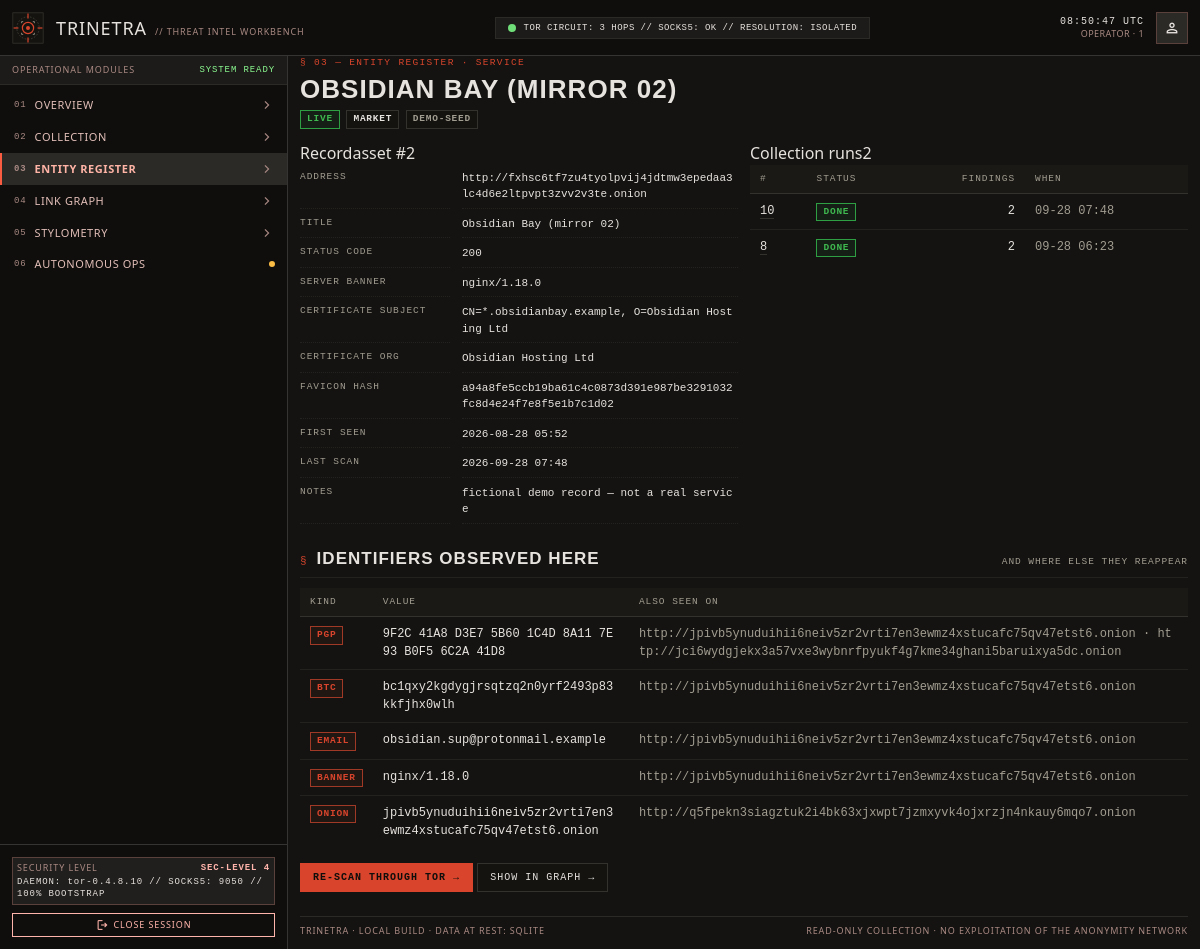
The page /intel/asset/2 (signed in) on the database its author committed.
### models.py (models this page shows, shortened)
class Asset(db.Model):
    __tablename__ = "assets"
    id = db.Column(db.Integer, primary_key=True)
    url = db.Column(db.String(512), unique=True, nullable=False, index=True)
    label = db.Column(db.String(160), default="")
    category = db.Column(db.String(40), default="unknown")  # market|forum|leak|blog|index|unknown
    kind = db.Column(db.String(20), default="onion")        # onion|clearnet
    title = db.Column(db.String(255), default="")
    alive = db.Column(db.Boolean, default=None)
    status_code = db.Column(db.Integer, nullable=True)
    server_banner = db.Column(db.String(255), default="")
    cert_subject = db.Column(db.String(255), default="")
    cert_org = db.Column(db.String(255), default="")
    favicon_hash = db.Column(db.String(64), default="")
    fingerprint = db.Column(db.String(255), default="")
    source = db.Column(db.String(60), default="manual")
    notes = db.Column(db.Text, default="")
    first_seen = db.Column(db.DateTime, default=utcnow)
    last_scan = db.Column(db.DateTime, nullable=True)

class Scan(db.Model):
    __tablename__ = "scans"
    id = db.Column(db.Integer, primary_key=True)
    asset_id = db.Column(db.Integer, db.ForeignKey("assets.id"), nullable=True)
    target = db.Column(db.String(512), nullable=False)
    route = db.Column(db.String(12), default="tor")  # tor|direct
    status = db.Column(db.String(20), default="queued")  # queued|running|done|failed
    started_by = db.Column(db.String(60), default="admin")
    checks_total = db.Column(db.Integer, default=0)
    checks_done = db.Column(db.Integer, default=0)
    findings_total = db.Column(db.Integer, default=0)
    error = db.Column(db.Text, default="")
    started_at = db.Column(db.DateTime, default=utcnow)
    finished_at = db.Column(db.DateTime, nullable=True)
    asset = db.relationship("Asset", backref="scans")

class Identifier(db.Model):
    __tablename__ = "identifiers"
    id = db.Column(db.Integer, primary_key=True)
    kind = db.Column(db.String(30), index=True)  # pgp|btc|xmr|eth|email|handle|telegram|onion|domain|banner
    value = db.Column(db.String(512))
    norm = db.Column(db.String(512), index=True)
    first_seen = db.Column(db.DateTime, default=utcnow)
    last_seen = db.Column(db.DateTime, default=utcnow, index=True)
    __table_args__ = (db.UniqueConstraint("kind", "norm", name="uq_ident"),)

### routes/intel.py (the view)
@intel_bp.route("/asset/<int:asset_id>")
def asset(asset_id):
    a = Asset.query.get_or_404(asset_id)
    mentions = Mention.query.filter_by(asset_id=a.id).all()
    scans = Scan.query.filter_by(asset_id=a.id).order_by(Scan.id.desc()).all()
    ident_rows = []
    for m in mentions:
        others = [x for x in m.identifier.mentions if x.asset_id != a.id]
        ident_rows.append((m.identifier, [o.asset for o in others if o.asset]))
    return render_template("asset.html", asset=a, ident_rows=ident_rows, scans=scans)

### templates/asset.html (shortened to what this page needs)
{% extends "base.html" %}
{% block content %}
<div class="masthead">
  <div>
    <div class="eyebrow">§ 03 — entity register · service</div>
    <h2 style="word-break:break-all">{{ asset.title or asset.label or asset.url }}</h2>
  </div>
  <div class="meta">
    {% if asset.alive is none %}<span class="tag info">unscanned</span>
    {% elif asset.alive %}<span class="tag ok">live</span>
    {% else %}<span class="tag high">dark</span>{% endif %}
    <span class="tag dark">{{ asset.category }}</span>
    <span class="tag info">{{ asset.source }}</span>
  </div>
</div>
<div class="grid g2">
  <div class="panel">
    <header><span class="t">Record</span><span class="r">asset #{{ asset.id }}</span></header>
    <div class="body">
      <div class="kv">
        <div>address</div><div class="mono wrap">{{ asset.url }}</div>
        <div>title</div><div>{{ asset.title or '—' }}</div>
        <div>status code</div><div>{{ asset.status_code or '—' }}</div>
        <div>server banner</div><div class="mono">{{ asset.server_banner or '—' }}</div>
        <div>certificate subject</div><div class="mono wrap">{{ asset.cert_subject or '—' }}</div>
        <div>certificate org</div><div class="mono">{{ asset.cert_org or '—' }}</div>
        <div>favicon hash</div><div class="mono wrap">{{ asset.favicon_hash or '—' }}</div>
        <div>first seen</div><div>{{ asset.first_seen.strftime('%Y-%m-%d %H:%M') }}</div>
        <div>last scan</div><div>{{ asset.last_scan.strftime('%Y-%m-%d %H:%M') if asset.last_scan else 'never' }}</div>
        <div>notes</div><div>{{ asset.notes or '—' }}</div>
      </div>
    </div>
  </div>
  <div class="panel">
    <header><span class="t">Collection runs</span><span class="r">{{ scans | length }}</span></header>
    <div class="body tight">
      <table>
        <thead><tr><th>#</th><th>status</th><th class="num">findings</th><th>when</th></tr></thead>
        <tbody>
        {% for s in scans %}
          <tr>
            <td><a href="{{ url_for('scans.detail', scan_id=s.id) }}">{{ s.id }}</a></td>
            <td><span class="tag {{ 'ok' if s.status == 'done' else 'medium' }}">{{ s.status }}</span></td>
            <td class="num">{{ s.findings_total }}</td>
            <td class="dim">{{ s.started_at.strftime('%m-%d %H:%M') }}</td>
          </tr>
        {% else %}
          <tr><td colspan="4" class="empty">no runs against this service</td></tr>
        {% endfor %}
        </tbody>
      </table>
    </div>
  </div>
</div>
<div class="section-head"><span class="sn">§</span><h3>Identifiers observed here</h3>
  <span class="sh">and where else they reappear</span></div>
<div class="panel"><div class="body tight">
  <table>
    <thead><tr><th>kind</th><th>value</th><th>also seen on</th></tr></thead>
    <tbody>
    {% for ident, others in ident_rows %}
      <tr>
        <td><span class="tag {{ 'high' if others | length else 'blue' }}">{{ ident.kind }}</span></td>
        <td class="mono wrap">{{ ident.value[:120] }}</td>
        <td class="dim wrap">
          {% if others %}
            {% for a in others[:4] %}{{ a.url }}{% if not loop.last %} · {% endif %}{% endfor %}
          {% else %}unique to this service{% endif %}
        </td>
      </tr>
    {% else %}
      <tr><td colspan="3" class="empty">no identifiers extracted for this service</td></tr>
    {% endfor %}
    </tbody>
  </table>
</div></div>
<div style="margin-top:14px">
  <form method="post" action="{{ url_for('scans.start') }}" style="display:inline">
    <button class="btn solid" type="submit">Re-scan through Tor →</button>
  </form>
  <a class="btn" href="{{ url_for('graph.page') }}">show in graph →</a>
</div>
{% endblock %}

### static/css/trinetra.css (style rules this page uses)
:root { --surface: #141311; --surface-low: #1d1b19; --surface-high: #2b2a27; --hairline: #34322c; --hairline-soft: #23221e; --ink: #e6e2de; --muted: #a29d91; --accent: #d8452c; --ok: #3fb950; --warn: #d29922; --blue: #7ea6c9; --low: #6f7b86; }
html, body { height: 100%; }
body { margin: 0; overscroll-behavior: none; }
table { width: 100%; border-collapse: collapse; font-family: 'JetBrains Mono', monospace; font-size: 12px; }
thead th { background: #1a1915; color: var(--muted); font-size: 9.5px; font-weight: 500; letter-spacing: .1em; text-transform: uppercase; text-align: left; padding: 7px 10px; border-bottom: 1px solid var(--hairline); white-space: nowrap; }
tbody td { padding: 8px 10px; color: var(--ink); border-bottom: 1px solid var(--hairline-soft); vertical-align: top; }
tbody tr:last-child td { border-bottom: none; }
td.num, th.num { text-align: right; font-variant-numeric: tabular-nums; }
td.wrap { word-break: break-all; }
td a, th a { color: var(--ink); text-decoration: none; border-bottom: 1px solid var(--hairline); }
.tag { display: inline-block; padding: 1px 6px; font-family: 'JetBrains Mono', monospace; font-size: 9.5px; font-weight: 600; letter-spacing: .08em; text-transform: uppercase; border: 1px solid var(--hairline); color: var(--muted); background: #141310; white-space: nowrap; }
.tag.high { color: var(--accent); border-color: #a03a26; background: rgba(216,69,44,.06); }
.tag.info { color: var(--muted); border-color: var(--hairline); }
.tag.ok { color: var(--ok); border-color: #2ea043; background: rgba(46,160,67,.08); }
.tag.dark { color: var(--ink); border-color: var(--hairline); }
.btn { display: inline-flex; align-items: center; gap: 6px; padding: 6px 12px; border: 1px solid var(--hairline); background: #141310; color: var(--ink); font-family: 'JetBrains Mono', monospace; font-size: 10px; font-weight: 500; letter-spacing: .1em; text-transform: uppercase; text-decoration: none; cursor: pointer; transition: background .12s, border-color .12s, color .12s; }
.btn.solid { background: var(--accent); border-color: var(--accent); color: #0e0d0b; font-weight: 700; }
.masthead { margin-bottom: 12px; }
.eyebrow { font-family: 'JetBrains Mono', monospace; font-size: 9.5px; letter-spacing: .14em; text-transform: uppercase; color: var(--accent); margin-bottom: 4px; }
.masthead h2 { margin: 0; font-family: 'Barlow Condensed', sans-serif; font-size: 26px; line-height: 30px; font-weight: 700; letter-spacing: .04em; text-transform: uppercase; color: var(--ink); }
.masthead .meta { font-family: 'JetBrains Mono', monospace; font-size: 10px; letter-spacing: .06em; color: var(--muted); text-transform: uppercase; margin-top: 6px; }
.section-head { display: flex; align-items: baseline; gap: 10px; margin: 22px 0 10px; padding-bottom: 6px; border-bottom: 1px solid var(--hairline-soft); }
.section-head .sn { color: var(--accent); font-family: 'JetBrains Mono', monospace; font-size: 11px; }
.section-head h3 { margin: 0; font-family: 'Barlow Condensed', sans-serif; font-size: 17px; font-weight: 600; letter-spacing: .06em; text-transform: uppercase; color: var(--ink); }
.section-head .sh { margin-left: auto; font-family: 'JetBrains Mono', monospace; font-size: 9.5px; letter-spacing: .1em; text-transform: uppercase; color: var(--muted); }
.grid { display: grid; gap: 12px; }
.g2 { grid-template-columns: repeat(2, minmax(0, 1fr)); }
.kv { display: grid; grid-template-columns: 150px 1fr; gap: 2px 12px; font-family: 'JetBrains Mono', monospace; font-size: 11px; }
.dim { color: var(--muted); }
.mono { font-family: 'JetBrains Mono', monospace; }
.wrap { word-break: break-all; }
.kv > div:nth-child(odd) { color: var(--muted); font-size: 9.5px; letter-spacing: .1em; text-transform: uppercase; padding: 5px 0; border-bottom: 1px dotted var(--hairline-soft); }
.kv > div:nth-child(even) { color: var(--ink); padding: 5px 0; border-bottom: 1px dotted var(--hairline-soft); word-break: break-all; }

### rows shown on the page
Asset: title "OBSIDIAN BAY (MIRROR 02)", category "MARKET", source "DEMO-SEED", id "2", url "http://fxhsc6tf7zu4tyolpvij4jdtmw3epedaa3lc4d6e2ltpvpt3zvv2v3te.onion", title "Obsidian Bay (mirror 02)", status_code "200", server_banner "nginx/1.18.0", cert_subject "CN=*.obsidianbay.example, O=Obsidian Hosting Ltd", cert_org "Obsidian Hosting Ltd", favicon_hash "a94a8fe5ccb19ba61c4c0873d391e987be3291032fc8d4e24f7e8f5e1b7c1d02", first_seen "2026-08-28 05:52", last_scan "2026-09-28 07:48", notes "fictional demo record — not a real service"
Scan: id "10", status "DONE", findings_total "2", started_at "09-28 07:48"
Scan: id "8", status "DONE", findings_total "2", started_at "09-28 06:23"
Identifier: kind "PGP", value "9F2C 41A8 D3E7 5B60 1C4D 8A11 7E93 B0F5 6C2A 41D8"
Asset: url "http://jpivb5ynuduihii6neiv5zr2vrti7en3ewmz4xstucafc75qv47etst6.onion"
Asset: url "http://jci6wydgjekx3a57vxe3wybnrfpyukf4g7kme34ghani5baruixya5dc.onion"
Identifier: kind "BTC", value "bc1qxy2kgdygjrsqtzq2n0yrf2493p83kkfjhx0wlh"
Identifier: kind "EMAIL", value "obsidian.sup@protonmail.example"
Identifier: kind "BANNER", value "nginx/1.18.0"
Identifier: kind "ONION", value "jpivb5ynuduihii6neiv5zr2vrti7en3ewmz4xstucafc75qv47etst6.onion"
Asset: url "http://q5fpekn3siagztuk2i4bk63xjxwpt7jzmxyvk4ojxrzjn4nkauy6mqo7.onion"

### other values the page prints
{{ user or 'guest' }} "1"
{{ n }} "01" "02" "03" "04" "05" "06"
{{ label }} "OVERVIEW" "COLLECTION" "ENTITY REGISTER" "LINK GRAPH" "STYLOMETRY" "AUTONOMOUS OPS"
{{ scans | length }} "2"
